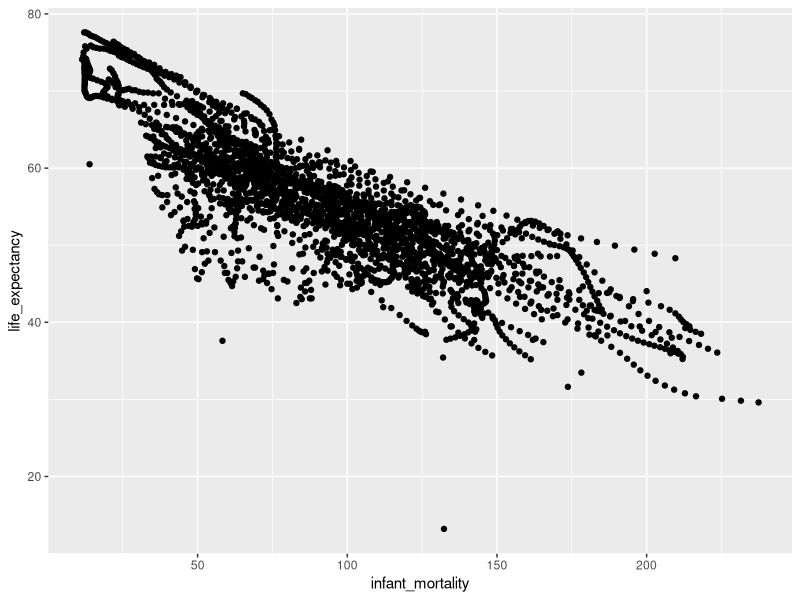
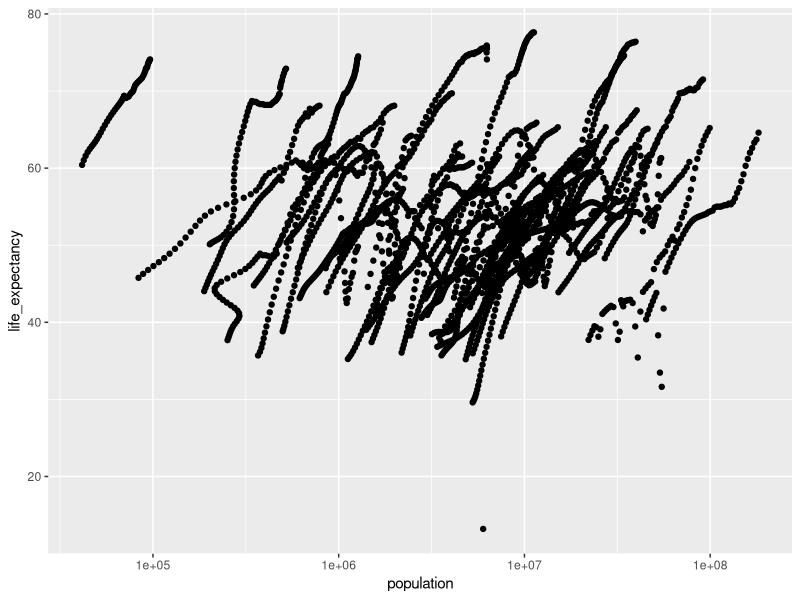
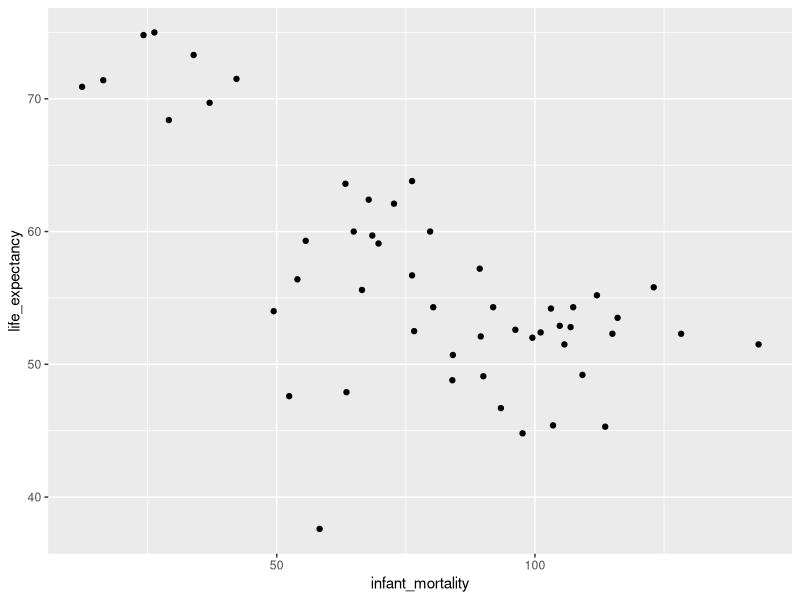
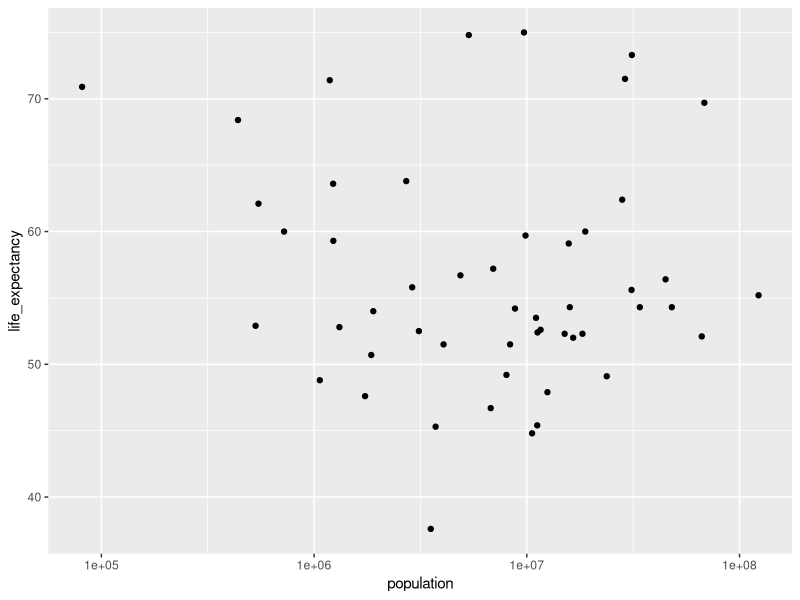
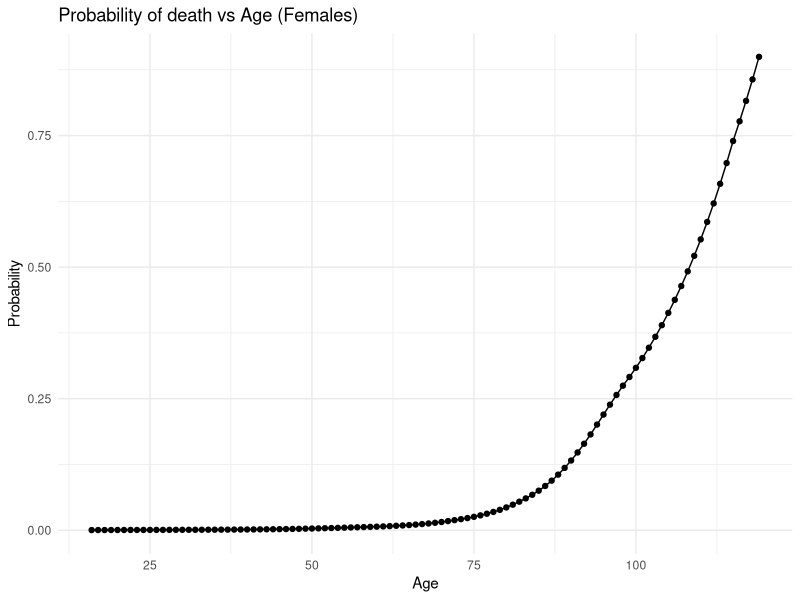
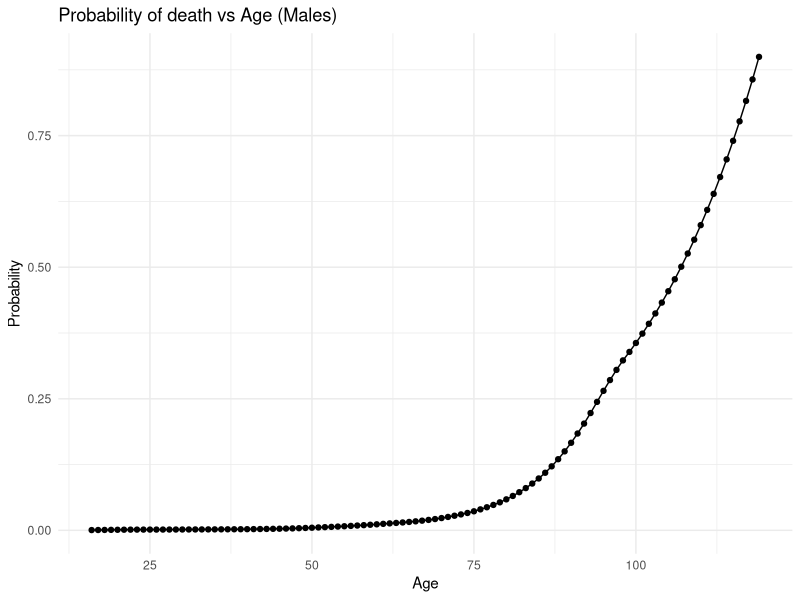

Source code (R) for these figures, in order:
## ---- chunk 1
# load dslabs package
library("dslabs")
## ---- chunk 2

# help(gapminder)  
# get an overview of data structure
str(gapminder)
## ---- chunk 3
# get a summary of data
summary(gapminder)
## ---- chunk 4
# determine the type of object gapminder is
class(gapminder)
## ---- chunk 5
# Create a new object that keeps ONLY rows where continent == "Africa"
# (this subsets the original gapminder data frame)
africadata <- gapminder[gapminder$continent == "Africa", ]

# Check the structure of the new Africa-only dataset
str(africadata)

## ---- chunk 6
# Get summary statistics for the Africa-only dataset
summary(africadata)
## ---- chunk 7
library(dplyr)

## ---- chunk 8
# Infant mortality vs life expectancy

africa_im_le <- africadata %>%
select(infant_mortality, life_expectancy)

str(africa_im_le)
summary(africa_im_le)

# Population vs life expectancy

africa_pop_le <- africadata %>%
select(population, life_expectancy)

str(africa_pop_le)
summary(africa_pop_le)

## ---- chunk 9
# load ggplot2 here since we will make plots

library(ggplot2)

## ---- chunk 10
# Plot life expectancy as a function of infant mortality

ggplot(africa_im_le, aes(x = infant_mortality, y = life_expectancy)) +
geom_point()

## ---- chunk 11
# Plot life expectancy as a function of population size (log scale)

ggplot(africa_pop_le, aes(x = population, y = life_expectancy)) +
geom_point() +
scale_x_log10()

## ---- chunk 12
# Find rows with missing infant mortality

africa_na <- africadata %>%
filter(is.na(infant_mortality))

# Check which years have missing values

table(africa_na$year)

## ---- chunk 13
# Keep only data from the year 2000

africa_2000 <- africadata %>%
filter(year == 2000)

# Check structure and summary

str(africa_2000)
summary(africa_2000)

## ---- chunk 14

# Create 2000-only versions of the two 2-column datasets 

africa2000_im_le <- africa_2000 %>%
  select(infant_mortality, life_expectancy)


str(africa2000_im_le)

#summary of infant mortality and life expectancy data in 2000
summary(africa2000_im_le)

africa2000_pop_le <- africa_2000 %>%
  select(population, life_expectancy)

str(africa2000_pop_le)

#summary of population and life expectancy data in 2000
summary(africa2000_pop_le)

ggplot(africa_2000, aes(x = infant_mortality, y = life_expectancy)) +
geom_point()

ggplot(africa_2000, aes(x = population, y = life_expectancy)) +
geom_point() +
scale_x_log10()

## ---- chunk 15
# Fit 1: linear model with life expectancy as outcome and infant mortality as predictor (year 2000 only)

fit1 <- lm(life_expectancy ~ infant_mortality, data = africa_2000)

# Show model results

summary(fit1)



# Fit 2: linear model with life expectancy as outcome and population as predictor (year 2000 only)

fit2 <- lm(life_expectancy ~ population, data = africa_2000)

# Show model results

summary(fit2)

## ---- chunk 16
#Load in dslabs
library(dslabs)
## ---- chunk 17
#look at data 
str(death_prob)
summary(death_prob)
## ---- chunk 18
#Type of class the data is
class(death_prob)
## ---- chunk 19
# add dplyr package 
library(dplyr)
## ---- chunk 20
# Filter data to only females of the age of 16 +
femaledata16 <- death_prob %>%
  filter(sex == "Female", age >= 16)
# look at femaledata
str(femaledata16)
summary(femaledata16)
## ---- chunk 21
# add ggplot
library(ggplot2)
## ---- chunk 22
# plotting 16+ girls probability of death in the next year in the USA in 2015
ggplot(femaledata16, aes(x = age, y = prob)) +
  geom_line() +
  geom_point() +
  labs(
    title = "Probability of death vs Age (Females)",
    x = "Age",
    y = "Probability"
  ) +
  theme_minimal()
## ---- chunk 23
# Filter data to only males of the age of 16 +
maledata16 <- death_prob %>%
  filter(sex == "Male", age >= 16)
# look at femaledata
str(maledata16)
summary(maledata16)
## ---- chunk 24
# plotting 16+ males probability of death in the next year in the USA in 2015
ggplot(maledata16, aes(x = age, y = prob)) +
  geom_line() +
  geom_point() +
  labs(
    title = "Probability of death vs Age (Males)",
    x = "Age",
    y = "Probability"
  ) +
  theme_minimal()
## ---- chunk 25
# Compare females and males 16+ for significant differnces in the data combined
combined <- rbind(femaledata16, maledata16)

model1 <- lm(prob ~ age + sex, data = combined)
summary(model1)
